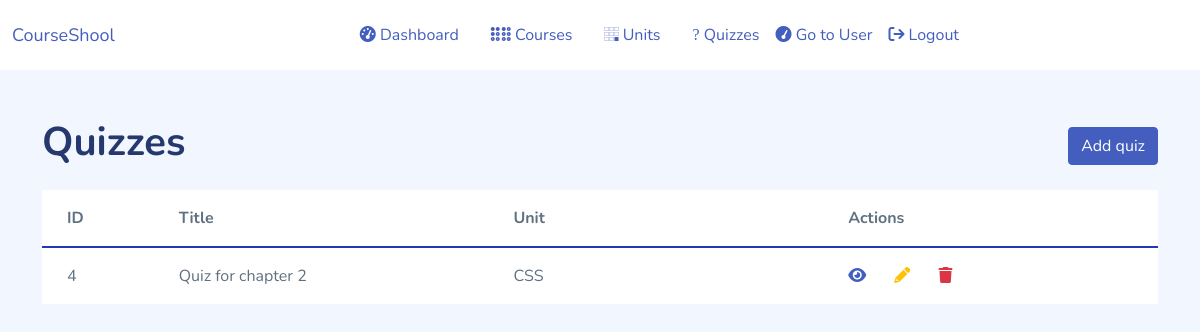
Page /myadmin/quizzes/ (signed in) on the committed database.
### home/models.py (models this page shows, shortened)
class Quiz(models.Model):
    title = models.TextField(max_length=300, blank=True, null=True)
    unit = models.ForeignKey(Unit, on_delete=models.CASCADE)
    created_on = models.DateTimeField(auto_now_add=True)
    updated_on = models.DateTimeField(auto_now_add=True)

class Unit(models.Model):
    course = models.ForeignKey(Course, on_delete=models.CASCADE)
    title = models.CharField(max_length=3000)
    created_on = models.DateTimeField(auto_now_add=True)
    updated_on = models.DateTimeField(auto_now_add=True)
    image = CloudinaryField('image')

### myadmin/quizzes.py (the view)
# urls.py: path('quizzes/', quizzes.quizzes, name='admin-quizzes'),
def quizzes(request):
    context = {
        'quizzes': Quiz.objects.all(),
    }
    return render(request, template_name='admin/pages/quizzes/quizzes.html', context=context)

### templates/admin/pages/quizzes/quizzes.html (shortened to what this page needs)
{% extends './../../components/base.html' %}
{% block content %}
<div class="container py-5">
    <div class="d-flex align-items-center justify-content-between">
        <h1>Quizzes</h1>
        <a href="{% url 'admin-quizzes-add' %}" class="btn btn-small btn-primary">
            Add quiz
        </a>
    </div>
    <div class="mt-3">
        <div class="custom-table-holder">
            <table class="custom-table bg-white">
                <thead>
                    <tr>
                        <th class="custom-th-id">ID</th>
                        <th class="custom-th">Title</th>
                        <th class="custom-th">Unit</th>
                        <th class="custom-th">Actions</th>
                    </tr>
                </thead>
                <tbody>
                    {% for quiz in quizzes %}
                    <tr>
                        <td> {{quiz.id}} </td>
                        <td> {{quiz.title}} </td>
                        <td> {{quiz.unit.title}} </td>
                        <td>
                            <span class="me-4 action-icon"><i class="fas fa-eye text-primary"></i></span>
                            <a href="{% url 'admin-quizzes-update' pk=quiz.id %}">
                                <span class="me-4 action-icon">
                                    <i class="fas fa-pencil text-warning"></i>
                                </span>
                            </a>
                            <a href="{% url 'admin-quizzes-delete' pk=quiz.id %}">
                                <span class="me-4 action-icon">
                                    <i class="fas fa-trash text-danger"></i>
                                </span>
                            </a>
                        </td>
                    </tr>
                    {% endfor %}
                </tbody>
            </table>
        </div>
    </div>
</div>
{% endblock content %}

### static/assets/css/app.css (style rules this page uses)
.btn.btn-danger,.btn.btn-info,.btn.btn-primary,.btn.btn-secondary,.btn.btn-success,.btn.btn-warning { color:#fff }
a { text-decoration:none }

### templates/admin/components/base.html (style rules this page uses)
:root { --blue-color: #2637b2; --blue-shadow-color: #2636b24d; }
.custom-table-holder { width: 100%; overflow-x: auto; }
.custom-table { border-collapse: collapse; min-width: 100%; }
.custom-th { min-width: 200px; }
.custom-table tr td, .custom-table tr th { padding: 16px 25px; }
.action-icon { cursor: pointer; }
.custom-table thead tr { border-bottom: 2px solid var(--blue-color); }
.custom-table tbody tr { border-bottom: 1px solid #aaaaaa20; }
.custom-table tbody tr:last-child { border-bottom: none; }

### rows in the picture
Quiz: id "4", title "Quiz for chapter 2", unit "CSS"
